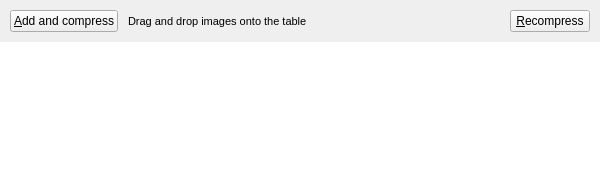
<?xml version="1.0" encoding="UTF-8"?>
<ui version="4.0">
 <author>Kilian Valkhof</author>
 <class>optimgaika</class>
 <widget class="QMainWindow" name="optimgaika">
  <property name="geometry">
   <rect>
    <x>0</x>
    <y>0</y>
    <width>600</width>
    <height>170</height>
   </rect>
  </property>
  <property name="windowTitle">
   <string>Optimgaika image compressor</string>
  </property>
  <widget class="QWidget" name="centralwidget">
   <layout class="QGridLayout" name="gridLayout_2">
    <property name="margin">
     <number>0</number>
    </property>
    <property name="spacing">
     <number>0</number>
    </property>
    <item row="0" column="0">
     <widget class="QWidget" name="widget" native="true">
      <property name="enabled">
       <bool>true</bool>
      </property>
      <property name="sizePolicy">
       <sizepolicy hsizetype="Preferred" vsizetype="Preferred">
        <horstretch>1</horstretch>
        <verstretch>1</verstretch>
       </sizepolicy>
      </property>
      <layout class="QVBoxLayout" name="verticalLayout">
       <property name="spacing">
        <number>0</number>
       </property>
       <property name="margin">
        <number>0</number>
       </property>
       <item>
        <widget class="QFrame" name="frame">
         <layout class="QVBoxLayout" name="verticalLayout_2">
          <property name="spacing">
           <number>0</number>
          </property>
          <property name="margin">
           <number>0</number>
          </property>
          <item>
           <layout class="QHBoxLayout" name="horizontalLayout">
            <property name="spacing">
             <number>0</number>
            </property>
            <property name="margin">
             <number>10</number>
            </property>
            <item>
             <widget class="QPushButton" name="addfiles">
              <property name="font">
               <font>
                <pointsize>9</pointsize>
               </font>
              </property>
              <property name="cursor">
               <cursorShape>PointingHandCursor</cursorShape>
              </property>
              <property name="toolTip">
               <string>Add file to the compression list</string>
              </property>
              <property name="text">
               <string>&amp;Add and compress</string>
              </property>
              <property name="icon">
               <iconset>
                <normaloff>list-add.png</normaloff>list-add.png</iconset>
              </property>
              <property name="shortcut">
               <string>Alt+A</string>
              </property>
             </widget>
            </item>
            <item>
             <widget class="QLabel" name="label">
              <property name="font">
               <font>
                <pointsize>8</pointsize>
               </font>
              </property>
              <property name="frameShadow">
               <enum>QFrame::Plain</enum>
              </property>
              <property name="text">
               <string>Drag and drop images onto the table</string>
              </property>
              <property name="margin">
               <number>1</number>
              </property>
              <property name="indent">
               <number>10</number>
              </property>
             </widget>
            </item>
            <item>
             <spacer name="horizontalSpacer">
              <property name="orientation">
               <enum>Qt::Horizontal</enum>
              </property>
              <property name="sizeHint" stdset="0">
               <size>
                <width>498</width>
                <height>20</height>
               </size>
              </property>
             </spacer>
            </item>
            <item>
             <widget class="QPushButton" name="recompress">
              <property name="font">
               <font>
                <pointsize>9</pointsize>
               </font>
              </property>
              <property name="cursor">
               <cursorShape>PointingHandCursor</cursorShape>
              </property>
              <property name="toolTip">
               <string>Recompress all images</string>
              </property>
              <property name="text">
               <string>&amp;Recompress</string>
              </property>
              <property name="icon">
               <iconset>
                <normaloff>view-refresh.png</normaloff>view-refresh.png</iconset>
              </property>
              <property name="shortcut">
               <string>Alt+R</string>
              </property>
              <property name="checkable">
               <bool>false</bool>
              </property>
             </widget>
            </item>
           </layout>
          </item>
          <item>
           <widget class="QTableView" name="processedfiles">
            <property name="enabled">
             <bool>true</bool>
            </property>
            <property name="acceptDrops">
             <bool>true</bool>
            </property>
            <property name="toolTip">
             <string>Drag files in here</string>
            </property>
            <property name="whatsThis">
             <string>Drag files in here</string>
            </property>
            <property name="frameShape">
             <enum>QFrame::NoFrame</enum>
            </property>
            <property name="frameShadow">
             <enum>QFrame::Plain</enum>
            </property>
            <property name="lineWidth">
             <number>0</number>
            </property>
            <property name="midLineWidth">
             <number>0</number>
            </property>
            <property name="horizontalScrollBarPolicy">
             <enum>Qt::ScrollBarAlwaysOff</enum>
            </property>
            <property name="tabKeyNavigation">
             <bool>true</bool>
            </property>
            <property name="dragEnabled">
             <bool>true</bool>
            </property>
            <property name="dragDropMode">
             <enum>QAbstractItemView::DropOnly</enum>
            </property>
            <property name="alternatingRowColors">
             <bool>true</bool>
            </property>
            <property name="textElideMode">
             <enum>Qt::ElideRight</enum>
            </property>
            <property name="showGrid">
             <bool>true</bool>
            </property>
            <property name="gridStyle">
             <enum>Qt::NoPen</enum>
            </property>
            <property name="sortingEnabled">
             <bool>true</bool>
            </property>
            <attribute name="verticalHeaderVisible">
             <bool>false</bool>
            </attribute>
            <attribute name="verticalHeaderHighlightSections">
             <bool>false</bool>
            </attribute>
            <attribute name="verticalHeaderVisible">
             <bool>false</bool>
            </attribute>
            <attribute name="verticalHeaderHighlightSections">
             <bool>false</bool>
            </attribute>
           </widget>
          </item>
         </layout>
        </widget>
       </item>
      </layout>
     </widget>
    </item>
   </layout>
  </widget>
 </widget>
 <resources/>
 <connections/>
 <designerdata>
  <property name="gridDeltaX">
   <number>10</number>
  </property>
  <property name="gridDeltaY">
   <number>10</number>
  </property>
  <property name="gridSnapX">
   <bool>true</bool>
  </property>
  <property name="gridSnapY">
   <bool>true</bool>
  </property>
  <property name="gridVisible">
   <bool>true</bool>
  </property>
 </designerdata>
</ui>
